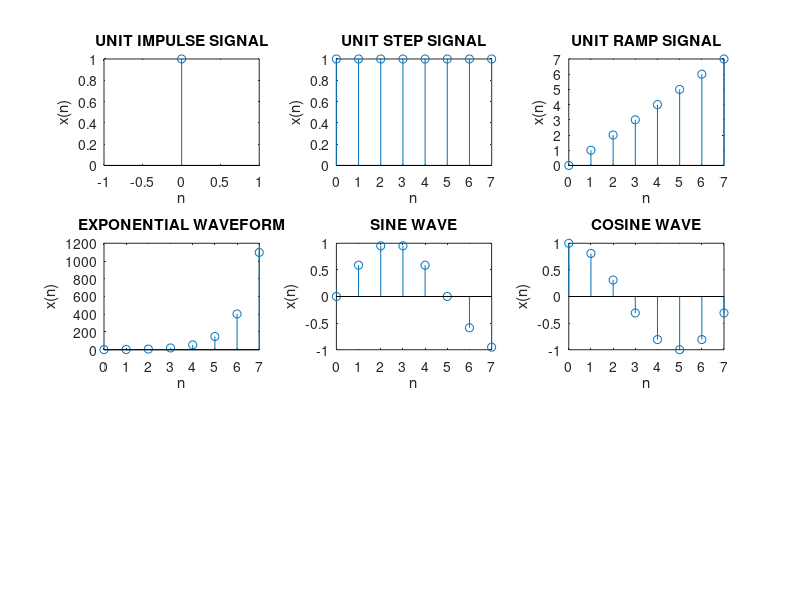

MATLAB code to generate this figure:
# DSP-EXP-1 
clc;
clear all;
close all;
%UNIT IMPULSE SIGNAL%
N=8;
n=0;
x=ones(1,1);
subplot(3,3,1);
stem(n,x);
xlabel('n');
ylabel('x(n)');
title('UNIT IMPULSE SIGNAL');
%UNIT STEP SIGNAL%
N=8;
n=0:1:N-1;
x=ones(1,N);
subplot(3,3,2);
stem(n,x);
xlabel('n');
ylabel('x(n)');
title('UNIT STEP SIGNAL');
%UNIT RAMP SIGNAL%
N=8;
n=0:1:N-1;
x=0:1:N-1;
subplot(3,3,3);
stem(n,x);
xlabel('n');
ylabel('x(n)');
title('UNIT RAMP SIGNAL');
%EXPONENTIAL WAVE%
N=8;
n=0:1:N-1;
x=exp(n);
subplot(3,3,4);
stem(n,x );
xlabel('n');
ylabel('x(n)');
title('EXPONENTIAL WAVEFORM');
%SINE WAVE%
N=8;
n=0:1:N-1;
x=sin(.2*pi*n);
subplot(3,3,5);
stem(n,x);
xlabel('n');
ylabel('x(n)');
title('SINE WAVE');
%COSINE WAVE%
N=8;
n=0:1:N-1;
x=cos(.2*pi*n);
subplot(3,3,6);
stem(n,x);
xlabel('n');
ylabel('x(n)');
title('COSINE WAVE');
